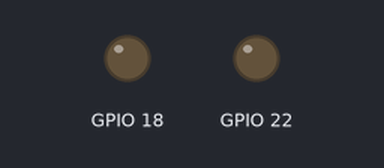
Simulated run of this program. Board: Raspberry Pi (BCM pin numbers). Parts: output pins drawn as LEDs (lit = HIGH).

Above: at 0.5 s.
At 1.5 s:
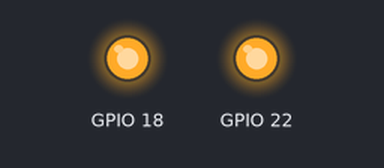
At 2.5 s:
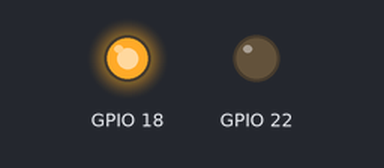
At 4.5 s:
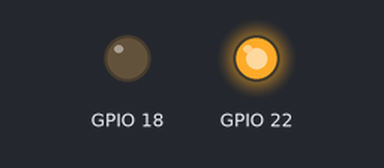
Timing chart, 0 to 7.8 s (numbered marks = the images above):
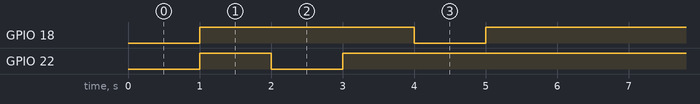

The program:

On-Off-Relay.py
```python
#Import all neccessary features to code.
import RPi.GPIO as GPIO
from time import sleep

#If code is stopped during active it will stay active
#This may produce a warning if restarted, this
#line prevents that.
GPIO.setwarnings(False)
#This means we will refer to the GPIO
#by the number after GPIO.
GPIO.setmode(GPIO.BCM)
#This sets up the GPIO 18 pin as an output pin
GPIO.setup(18, GPIO.OUT)
GPIO.setup(22, GPIO.OUT)

while (True):

    #This Turns Relay Off. Brings Voltage to Max GPIO can output ~3.3V
    sleep(1)
    # OFF THE 2 RELAY FIRST
    GPIO.output(18, 1)
    GPIO.output(22, 1)
    sleep(1)

    GPIO.output(22, 0)
    sleep(1)
    GPIO.output(22, 1)
    sleep(1)
    GPIO.output(18, 0)
    sleep(1)
    GPIO.output(18, 1)
    #Wait 1 Seconds
    sleep(1)
    #Turns Relay On. Brings Voltage to Min GPIO can output ~0V.
```

Measured:
- by itself, GPIO 18, GPIO 22: repeats every 6.0 s: LOW 1.0 s, HIGH 5.0 s
